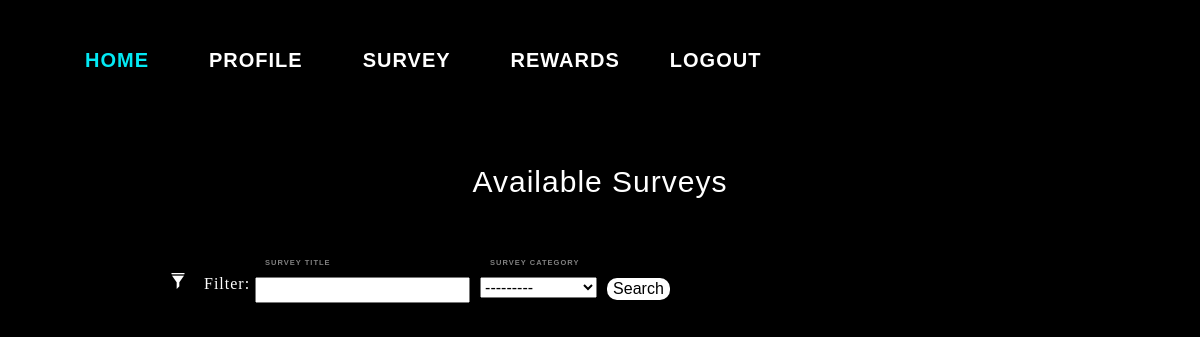
/dashboard/ (signed in), run on an earlier commit of the app's database.
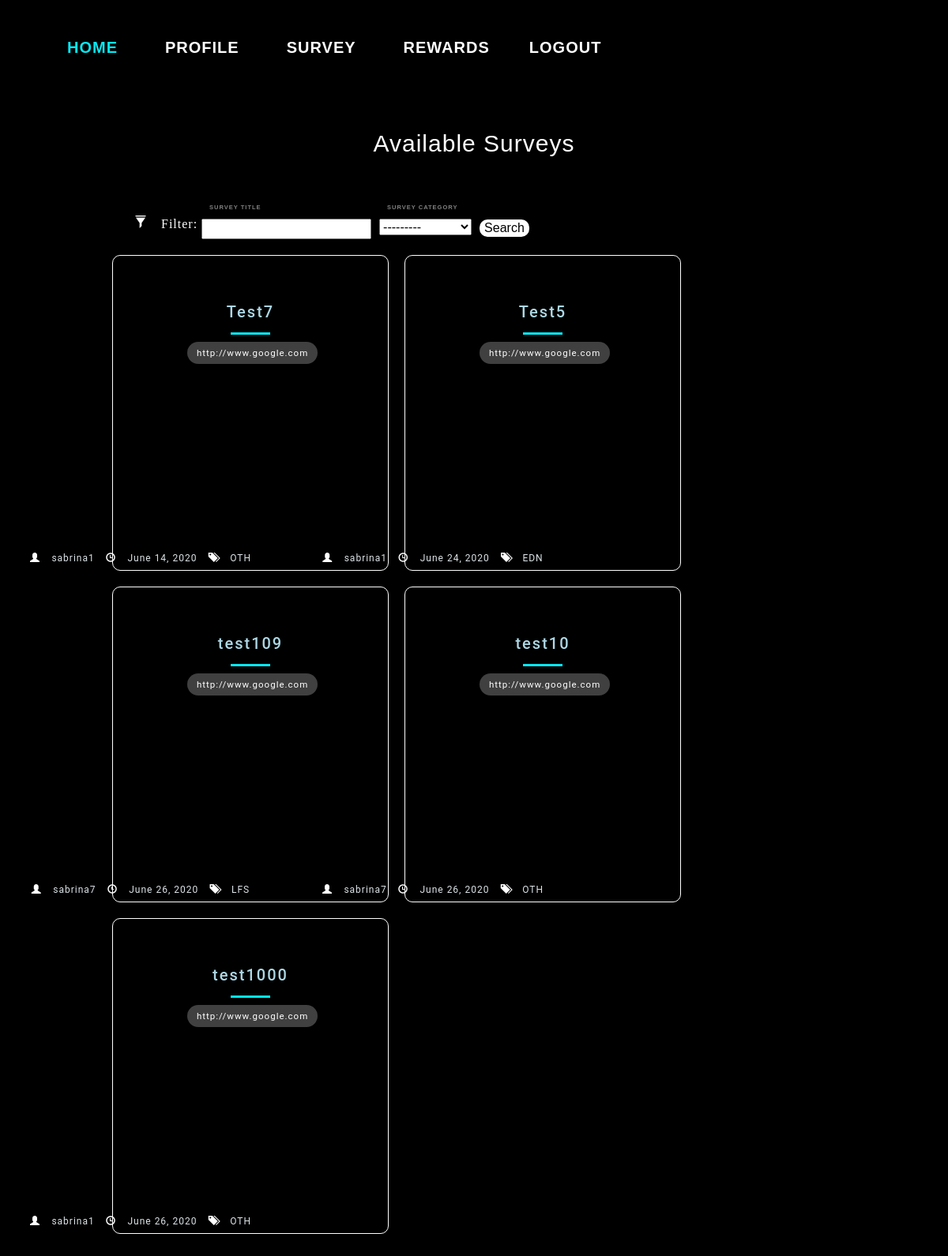
And on a later commit of the database.
### survey/models.py (models this page shows, shortened)
class UploadSurvey(models.Model):
    user = models.ForeignKey(to=User, null=True, on_delete=models.SET_NULL,blank=True)
    uploadDate = models.DateField(default=timezone.now)
    surveytitle = models.CharField('Survey Title', max_length=100)
    surveylink = models.URLField('Survey Link', max_length=200)
    surveydescription = models.CharField('Survey Description',
        max_length=5000,
        help_text="Include your survey dscription here!")
    surveycategory_choices = [
    ('EDN','Education'),
    ('HTC','Healthcare'),
    ('LFS','Lifestyle'),
    ('NUS','NUS-Related'),
    ('OTH','Others')]
    surveycategory = models.CharField('Survey Category',choices=surveycategory_choices, max_length=100, default='OTH')
    gender_filter=models.ManyToManyField(GenderFilter,blank=True)
    singaporean_filter=models.ManyToManyField(SingaporeanFilter, blank=True)
    faculty_filter=models.ManyToManyField(FacultyFilter,blank=True)
    year_filter=models.ManyToManyField(YearFilter,blank=True)
    residential_filter=models.ManyToManyField(ResidentialFilter, blank=True)

### survey/views.py (the view)
# urls.py: path('dashboard/', survey_views.dashboard_view, name='dashboard'),
@login_required
def dashboard_view(request):
    profile=request.user.userprofileinfo
    try:
        target_filter= UploadSurvey.objects.filter(
                gender_filter__gender_filter=profile.gender,
                year_filter__year_filter=profile.year_in_school,
                faculty_filter__faculty_filter=profile.faculty,
                singaporean_filter__singaporean_filter=profile.singaporean,
                residential_filter__residential_filter=profile.currentresidentialtype
            ).exclude(user=request.user).exclude(id__in=CompletedSurveys.objects.get(user=request.user).completedsurveys.values_list('id',flat=True))
    except:
        target_filter= UploadSurvey.objects.filter(
                gender_filter__gender_filter=profile.gender,
                year_filter__year_filter=profile.year_in_school,
                faculty_filter__faculty_filter=profile.faculty,
                singaporean_filter__singaporean_filter=profile.singaporean,
                residential_filter__residential_filter=profile.currentresidentialtype
            ).exclude(user=request.user)
    survey_filter= SurveyFilter(request.GET, queryset=target_filter)
    context={
        'dashboardfilter': survey_filter
    }
    return render(request, 'survey/dashboard.html',context)

### survey/templates/survey/dashboard.html (shortened to what this page needs)
{% extends "survey/base.html" %}
{% load static %}
{% block css %}
<link rel="stylesheet" type="text/css" href="{% static 'survey/tracksurvey.css'%}">
<link rel="stylesheet" type="text/css" href="{% static 'accounts/profile.css'%}">
{% endblock %}
{% block navbar %}
<div class="nav_box">
<header class="navbarheader">
<div class=nav>
  <ul class=navbarlist>
    <a href="{% url 'survey:dashboard' %}" role="button" class="active">Home</a>
    <a href="{% url 'accounts:profile' %}" role="button">Profile</a>
    <a href="{% url 'survey:survey' %}" role="button" >Survey</a>
    <a href="{% url 'survey:shoprewards' %}" role="button">Rewards</a>
    <a href="{% url 'logout' %}" id="logout">Logout</a>
  </ul>
</div>
</header>
</div>
{% endblock %}
{% block body_block %}
{% load widget_tweaks %}
<div class="main">
    <h1> Available Surveys </h1>
    <form method="get">
      <div class="filter-form">
      <span class="glyphicon glyphicon-filter filter" aria-hidden="true" style="color:white"> Filter: </span>
      <div>
      <label for="survey-title" class="login__label"> Survey Title</label>
      {{dashboardfilter.form.surveytitle}}
      </div>
      <div>
      <label for="survey-cat" class="login__label"> Survey Category</label>
      {{dashboardfilter.form.surveycategory}}
      </div>
      <div>
      <button class='search' type="submit">Search</button>
      </div>
    </div>
    </form>
    <ul class="cards">
        {% for survey in dashboardfilter.qs %}
        <li class="cards_item">
        <div class="blog-card">
            <div class="title-content">
              <h3>
                <a href="{% url 'survey:tracksurvey-detail' survey.id %}" style="color:lightblue"> {{survey.surveytitle}} </a>
            </h3>
              <hr />
              <div class="intro">
                <a href="{% url 'survey:completedsurveys_update' pk=survey.pk %}" target="_self" onclick="window.open('{{survey.surveylink}}');" class="surveylinkbutton" >{{survey.surveylink}}</a>
              </div>
            </div>
            <div>
              <ul class="utility-list">
                <span class="glyphicon glyphicon-user" aria-hidden="true" style="color:white"> </span>
                <li class="user">{{survey.user}}</li>
                <span class="glyphicon glyphicon-time" aria-hidden="true" style="color:white"> </span>
                <li class="date">{{survey.uploadDate}}</li>
                <span class="glyphicon glyphicon-tags" aria-hidden="true" style="color:white"> </span>
                <li class="tags">{{survey.surveycategory}}</li>
              </ul>
            </div>
            <div class="color-overlay"></div>
          </div>
      </li>
      {% endfor %}
    </ul>
</div>
{%endblock%}

What changed in the data, as far as the page shows it:
now on this page (row unchanged): UploadSurvey: surveytitle "Test7", surveylink "http://www.google.com", user "sabrina1", uploadDate "June 14, 2020", surveycategory "OTH"
now on this page (row unchanged): UploadSurvey: surveytitle "Test5", surveylink "http://www.google.com", user "sabrina1", uploadDate "June 24, 2020", surveycategory "EDN"
added UploadSurvey: surveytitle "test109", surveylink "http://www.google.com", user "sabrina7", uploadDate "June 26, 2020", surveycategory "LFS"
added UploadSurvey: surveytitle "test10", surveylink "http://www.google.com", user "sabrina7", uploadDate "June 26, 2020", surveycategory "OTH"
added UploadSurvey: surveytitle "test1000", surveylink "http://www.google.com", user "sabrina1", uploadDate "June 26, 2020", surveycategory "OTH"
